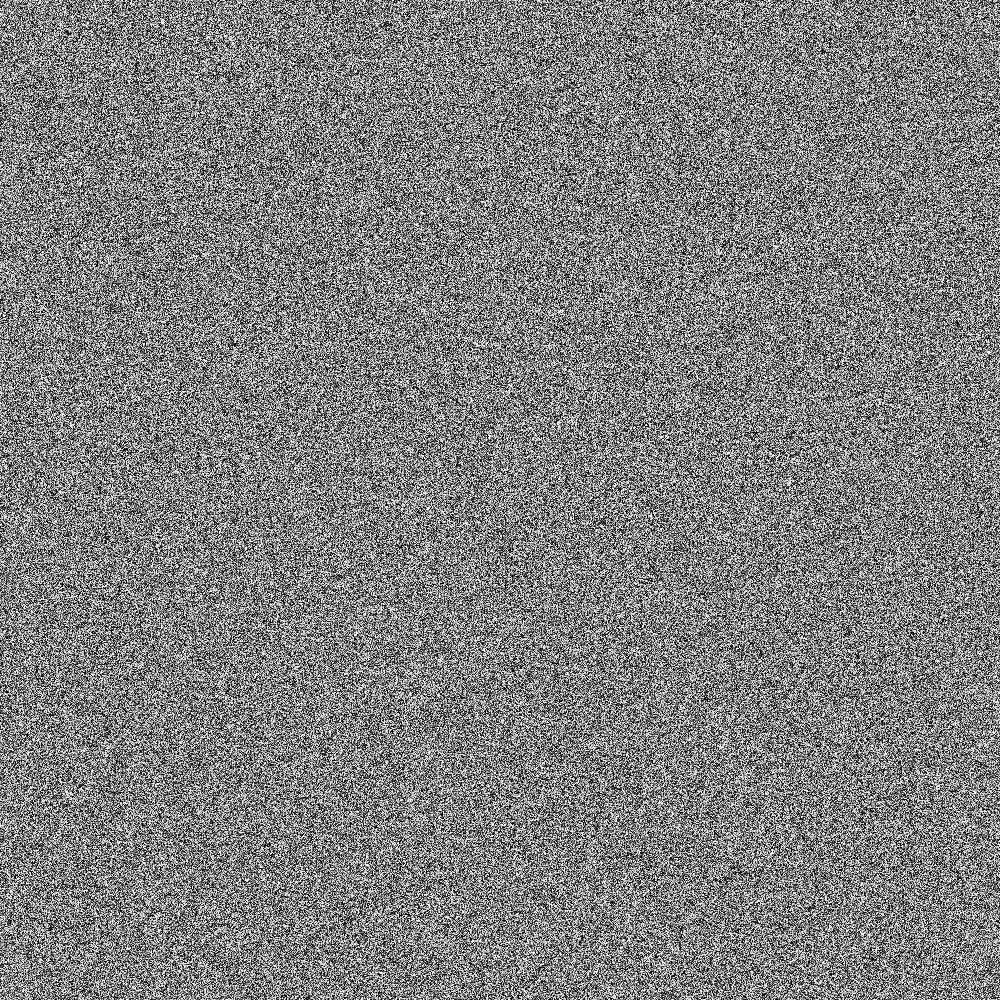

This figure's Python source:
# dd if=/dev/random of=testdata1.bin bs=1M count=25

import numpy as np
from PIL import Image

# 1. Load the random data we generated earlier
with open("testdata1.bin", "rb") as f:
    # Read exactly 1,000,000 bytes for a 1000x1000 image
    data = f.read(1000 * 1000)

# 2. Convert the byte string into a 2D numpy array (a matrix)
# Each byte becomes one pixel value
pixel_array = np.frombuffer(data, dtype=np.uint8).reshape((1000, 1000))

# 3. Create and save the image
img = Image.fromarray(pixel_array, 'L') # 'L' stands for 8-bit Luminous (Grayscale)
img.save("random_map.png")
print("Image saved as random_map.png")
